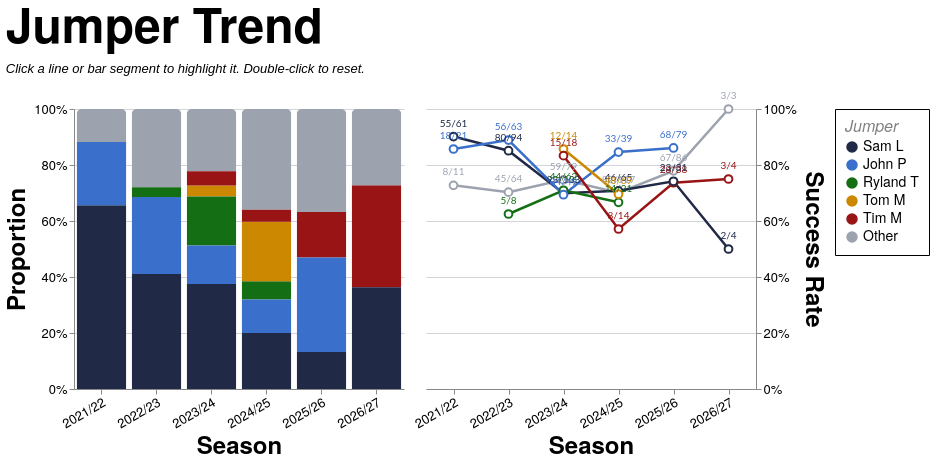

Write the Vega-Lite specification saved for this chart.
### Vega-Lite specification from a JSON file in a GitHub repository (floating-point values rounded to 4 significant figures; data arrays with more than 128 entries replaced by an {"elided": "..."} marker saying what was removed)
{"config": {"axis": {"labelFont": "PT Sans Narrow, Helvetica Neue, Helvetica, Arial, sans-serif", "titleFont": "PT Sans Narrow, Helvetica Neue, Helvetica, Arial, sans-serif", "labelFontSize": 13, "titleFontSize": 24, "gridColor": "#202947", "gridOpacity": 0.2, "zindex": 1}, "text": {"font": "Lato, sans-serif"}, "bar": {"cornerRadiusEnd": 5}, "header": {"labelFont": "PT Sans Narrow, Helvetica Neue, Helvetica, Arial, sans-serif", "titleFont": "PT Sans Narrow, Helvetica Neue, Helvetica, Arial, sans-serif", "labelFontSize": 24, "titleFontSize": 28, "labelFontWeight": "bold", "orient": "left"}, "legend": {"labelFont": "PT Sans Narrow, Helvetica Neue, Helvetica, Arial, sans-serif", "titleFont": "PT Sans Narrow, Helvetica Neue, Helvetica, Arial, sans-serif", "labelFontSize": 14, "titleFontSize": 16, "titlePadding": 5, "fillColor": "white", "strokeColor": "black", "padding": 10, "titleFontWeight": "lighter", "titleFontStyle": "italic", "titleColor": "gray", "offset": 10}, "title": {"font": "PT Sans Narrow, Helvetica Neue, Helvetica, Arial, sans-serif", "fontSize": 48, "fontWeight": "bold", "anchor": "start", "align": "center", "titlePadding": 20, "subtitlePadding": 10, "subtitleFontSize": 13, "subtitleColor": "", "subtitleFontStyle": "italic", "offset": 15, "color": "black"}, "axisX": {"labelAngle": 0}, "facet": {"title": null, "header": null, "align": {"row": "each", "column": "each"}, "spacing": 10}, "resolve": {"scale": {"y": "independent", "facet": "independent"}}, "background": "transparent", "scale": {"offsetBandPaddingOuter": 0.2, "offsetBandPaddingInner": 0.1}, "view": {"stroke": null, "background": "transparent"}}, "hconcat": [{"mark": {"type": "bar", "opacity": 0.85}, "encoding": {"color": {"field": "jumper_tier", "scale": {"domain": ["Sam L", "John P", "Ryland T", "Tom M", "Tim M", "Other"], "range": ["#202946", "#3a6fcc", "#146f14", "#cc8800", "#991515", "#9ca3af"]}, "title": "Jumper", "type": "nominal"}, "opacity": {"condition": {"param": "param_12", "value": 1.0, "empty": true}, "value": 0.2}, "order": {"field": "tier_sort_order", "sort": "ascending", "type": "quantitative"}, "tooltip": [{"field": "season", "title": "Season", "type": "nominal"}, {"field": "jumper_tier_name", "title": "Jumper", "type": "nominal"}, {"field": "attempts", "format": ",.0f", "title": "Attempts", "type": "quantitative"}, {"field": "won", "format": ",.0f", "title": "Won", "type": "quantitative"}, {"field": "success_rate", "format": ".1%", "title": "Success Rate", "type": "quantitative"}], "x": {"axis": {"labelAngle": -30}, "field": "season", "sort": ["2021/22", "2022/23", "2023/24", "2024/25", "2025/26", "2026/27"], "title": "Season", "type": "nominal"}, "y": {"axis": {"format": "%", "orient": "left"}, "field": "attempts", "stack": "normalize", "title": "Proportion", "type": "quantitative"}}, "height": 280, "name": "view_12", "transform": [{"filter": "(loSquad == 'All' || datum.squad == loSquad) && (loGameType == 'All' || (loGameType == 'League + Cup' && (datum.game_type == 'League' || datum.game_type == 'Cup')) || (loGameType == 'League only' && datum.game_type == 'League') || datum.game_type == loGameType) && (loThrower == 'All' || datum.thrower == loThrower) && (loArea == 'All' || datum.area == loArea) && (loNumbers == 'All' || datum.numbers == loNumbers)"}, {"aggregate": [{"op": "count", "as": "attempts"}, {"op": "sum", "field": "won", "as": "won"}], "groupby": ["season", "jumper_tier", "jumper_tier_name"]}, {"joinaggregate": [{"op": "sum", "field": "attempts", "as": "season_attempts"}], "groupby": ["season"]}, {"calculate": "datum.attempts / datum.season_attempts", "as": "norm_count"}, {"calculate": "datum.won / datum.attempts", "as": "success_rate"}, {"calculate": "datum.won + '/' + datum.attempts", "as": "won_attempts_label"}, {"calculate": "datum.jumper_tier == 'Sam L' ? 0 : datum.jumper_tier == 'John P' ? 1 : datum.jumper_tier == 'Ryland T' ? 2 : datum.jumper_tier == 'Tom M' ? 3 : datum.jumper_tier == 'Tim M' ? 4 : 999", "as": "tier_sort_order"}], "width": {"step": 55}}, {"layer": [{"mark": {"type": "line", "point": {"fill": "white", "filled": false, "size": 60}, "strokeWidth": 2.5}, "encoding": {"color": {"field": "jumper_tier", "scale": {"domain": ["Sam L", "John P", "Ryland T", "Tom M", "Tim M", "Other"], "range": ["#202946", "#3a6fcc", "#146f14", "#cc8800", "#991515", "#9ca3af"]}, "title": "Jumper", "type": "nominal"}, "detail": {"field": "jumper_tier", "type": "nominal"}, "opacity": {"condition": {"param": "param_12", "value": 1.0, "empty": true}, "value": 0.2}, "tooltip": [{"field": "season", "title": "Season", "type": "nominal"}, {"field": "jumper_tier_name", "title": "Jumper", "type": "nominal"}, {"field": "attempts", "format": ",.0f", "title": "Attempts", "type": "quantitative"}, {"field": "won", "format": ",.0f", "title": "Won", "type": "quantitative"}, {"field": "success_rate", "format": ".1%", "title": "Success Rate", "type": "quantitative"}], "x": {"axis": {"labelAngle": -30}, "field": "season", "sort": ["2021/22", "2022/23", "2023/24", "2024/25", "2025/26", "2026/27"], "title": "Season", "type": "nominal"}, "y": {"axis": {"format": "%", "orient": "right"}, "field": "success_rate", "scale": {"domainMax": 1, "nice": true}, "title": "Success Rate", "type": "quantitative"}}, "name": "view_11", "transform": [{"filter": "(loSquad == 'All' || datum.squad == loSquad) && (loGameType == 'All' || (loGameType == 'League + Cup' && (datum.game_type == 'League' || datum.game_type == 'Cup')) || (loGameType == 'League only' && datum.game_type == 'League') || datum.game_type == loGameType) && (loThrower == 'All' || datum.thrower == loThrower) && (loArea == 'All' || datum.area == loArea) && (loNumbers == 'All' || datum.numbers == loNumbers)"}, {"aggregate": [{"op": "count", "as": "attempts"}, {"op": "sum", "field": "won", "as": "won"}], "groupby": ["season", "jumper_tier", "jumper_tier_name"]}, {"joinaggregate": [{"op": "sum", "field": "attempts", "as": "season_attempts"}], "groupby": ["season"]}, {"calculate": "datum.attempts / datum.season_attempts", "as": "norm_count"}, {"calculate": "datum.won / datum.attempts", "as": "success_rate"}, {"calculate": "datum.won + '/' + datum.attempts", "as": "won_attempts_label"}, {"calculate": "datum.jumper_tier == 'Sam L' ? 0 : datum.jumper_tier == 'John P' ? 1 : datum.jumper_tier == 'Ryland T' ? 2 : datum.jumper_tier == 'Tom M' ? 3 : datum.jumper_tier == 'Tim M' ? 4 : 999", "as": "tier_sort_order"}]}, {"mark": {"type": "text", "align": "center", "baseline": "bottom", "dy": -8, "fontSize": 10}, "encoding": {"color": {"field": "jumper_tier", "scale": {"domain": ["Sam L", "John P", "Ryland T", "Tom M", "Tim M", "Other"], "range": ["#202946", "#3a6fcc", "#146f14", "#cc8800", "#991515", "#9ca3af"]}, "title": "Jumper", "type": "nominal"}, "detail": {"field": "jumper_tier", "type": "nominal"}, "opacity": {"condition": {"param": "param_12", "value": 1.0, "empty": true}, "value": 0.2}, "text": {"field": "won_attempts_label", "type": "nominal"}, "x": {"axis": {"labelAngle": -30}, "field": "season", "sort": ["2021/22", "2022/23", "2023/24", "2024/25", "2025/26", "2026/27"], "title": "Season", "type": "nominal"}, "y": {"axis": {"format": "%", "orient": "right"}, "field": "success_rate", "scale": {"domainMax": 1, "nice": true}, "title": "Success Rate", "type": "quantitative"}}, "transform": [{"filter": "(loSquad == 'All' || datum.squad == loSquad) && (loGameType == 'All' || (loGameType == 'League + Cup' && (datum.game_type == 'League' || datum.game_type == 'Cup')) || (loGameType == 'League only' && datum.game_type == 'League') || datum.game_type == loGameType) && (loThrower == 'All' || datum.thrower == loThrower) && (loArea == 'All' || datum.area == loArea) && (loNumbers == 'All' || datum.numbers == loNumbers)"}, {"aggregate": [{"op": "count", "as": "attempts"}, {"op": "sum", "field": "won", "as": "won"}], "groupby": ["season", "jumper_tier", "jumper_tier_name"]}, {"joinaggregate": [{"op": "sum", "field": "attempts", "as": "season_attempts"}], "groupby": ["season"]}, {"calculate": "datum.attempts / datum.season_attempts", "as": "norm_count"}, {"calculate": "datum.won / datum.attempts", "as": "success_rate"}, {"calculate": "datum.won + '/' + datum.attempts", "as": "won_attempts_label"}, {"calculate": "datum.jumper_tier == 'Sam L' ? 0 : datum.jumper_tier == 'John P' ? 1 : datum.jumper_tier == 'Ryland T' ? 2 : datum.jumper_tier == 'Tom M' ? 3 : datum.jumper_tier == 'Tim M' ? 4 : 999", "as": "tier_sort_order"}]}], "height": 280, "width": {"step": 55}}], "data": {"name": "data-2bb5241f3e6d94e91752db8187890030"}, "params": [{"name": "loSquad", "value": "All"}, {"name": "loSeason", "value": "All"}, {"name": "loGameType", "value": "All"}, {"name": "loThrower", "value": "All"}, {"name": "loJumper", "value": "All"}, {"name": "loArea", "value": "All"}, {"name": "loNumbers", "value": "All"}, {"name": "param_12", "select": {"type": "point", "clear": "dblclick", "fields": ["jumper_tier"], "on": "click"}, "views": ["view_12", "view_11"]}], "resolve": {"scale": {"color": "shared"}}, "spacing": 8, "title": {"text": "Jumper Trend", "subtitle": "Click a line or bar segment to highlight it. Double-click to reset."}, "$schema": "https://vega.github.io/schema/vega-lite/v5.20.1.json", "datasets": {"data-2bb5241f3e6d94e91752db8187890030": {"elided": "1247 records"}}}
